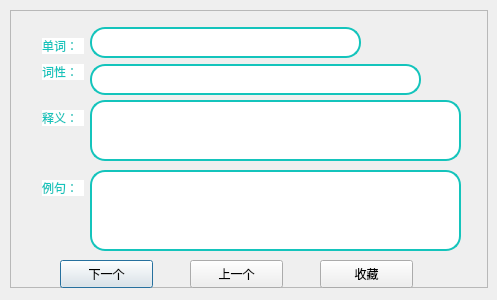
<?xml version="1.0" encoding="UTF-8"?>
<ui version="4.0">
 <class>Modify</class>
 <widget class="QDialog" name="Modify">
  <property name="geometry">
   <rect>
    <x>0</x>
    <y>0</y>
    <width>497</width>
    <height>300</height>
   </rect>
  </property>
  <property name="windowTitle">
   <string>Dialog</string>
  </property>
  <widget class="QFrame" name="frame">
   <property name="geometry">
    <rect>
     <x>10</x>
     <y>10</y>
     <width>478</width>
     <height>278</height>
    </rect>
   </property>
   <property name="styleSheet">
    <string notr="true">border-image: url();
border-image: url(:/new/pictures/pictures/10.png);</string>
   </property>
   <property name="frameShape">
    <enum>QFrame::StyledPanel</enum>
   </property>
   <property name="frameShadow">
    <enum>QFrame::Raised</enum>
   </property>
   <widget class="QLabel" name="label_5">
    <property name="geometry">
     <rect>
      <x>32</x>
      <y>28</y>
      <width>42</width>
      <height>16</height>
     </rect>
    </property>
    <property name="styleSheet">
     <string notr="true">font: 25 10
pt '微软雅黑 Light';
color: rgb(20,196,188);
border: none;border-radius:15px;
background-color: rgb(255, 255, 255);</string>
    </property>
    <property name="text">
     <string>单词：</string>
    </property>
   </widget>
   <widget class="QLineEdit" name="lineEdit_3">
    <property name="geometry">
     <rect>
      <x>80</x>
      <y>17</y>
      <width>271</width>
      <height>31</height>
     </rect>
    </property>
    <property name="font">
     <font>
      <family>微软雅黑 Light</family>
      <pointsize>9</pointsize>
      <weight>3</weight>
      <italic>false</italic>
      <bold>false</bold>
     </font>
    </property>
    <property name="styleSheet">
     <string notr="true">font: 25 9pt '微软雅黑 Light';
color: rgb(31,31,31);
padding-left:20px;
background-color: rgb(255, 255, 255);
border:2px solid rgb(20,196,188);
border-radius:15px;</string>
    </property>
    <property name="text">
     <string/>
    </property>
   </widget>
   <widget class="QLabel" name="label_6">
    <property name="geometry">
     <rect>
      <x>32</x>
      <y>54</y>
      <width>42</width>
      <height>16</height>
     </rect>
    </property>
    <property name="styleSheet">
     <string notr="true">font: 25 10
pt '微软雅黑 Light';
color: rgb(20,196,188);
border: none;border-radius:15px;
background-color: rgb(255, 255, 255);</string>
    </property>
    <property name="text">
     <string>词性：</string>
    </property>
   </widget>
   <widget class="QLabel" name="label_7">
    <property name="geometry">
     <rect>
      <x>32</x>
      <y>100</y>
      <width>42</width>
      <height>16</height>
     </rect>
    </property>
    <property name="styleSheet">
     <string notr="true">font: 25 10
pt '微软雅黑 Light';
color: rgb(20,196,188);
border: none;border-radius:15px;
background-color: rgb(255, 255, 255);</string>
    </property>
    <property name="text">
     <string>释义：</string>
    </property>
   </widget>
   <widget class="QTextEdit" name="textEdit_3">
    <property name="geometry">
     <rect>
      <x>80</x>
      <y>90</y>
      <width>371</width>
      <height>61</height>
     </rect>
    </property>
    <property name="font">
     <font>
      <family>微软雅黑 Light</family>
      <pointsize>9</pointsize>
      <weight>3</weight>
      <italic>false</italic>
      <bold>false</bold>
     </font>
    </property>
    <property name="cursor" stdset="0">
     <cursorShape>IBeamCursor</cursorShape>
    </property>
    <property name="styleSheet">
     <string notr="true">font: 25 9pt '微软雅黑 Light';
color: rgb(31,31,31);
padding-left:20px;
background-color: rgb(255, 255, 255);
border:2px solid rgb(20,196,188);
border-radius:15px;</string>
    </property>
   </widget>
   <widget class="QLabel" name="label_8">
    <property name="geometry">
     <rect>
      <x>32</x>
      <y>170</y>
      <width>42</width>
      <height>16</height>
     </rect>
    </property>
    <property name="styleSheet">
     <string notr="true">font: 25 10
pt '微软雅黑 Light';
color: rgb(20,196,188);
border: none;border-radius:15px;
background-color: rgb(255, 255, 255);</string>
    </property>
    <property name="text">
     <string>例句：</string>
    </property>
   </widget>
   <widget class="QTextEdit" name="textEdit_4">
    <property name="geometry">
     <rect>
      <x>80</x>
      <y>160</y>
      <width>371</width>
      <height>81</height>
     </rect>
    </property>
    <property name="font">
     <font>
      <family>微软雅黑 Light</family>
      <pointsize>9</pointsize>
      <weight>3</weight>
      <italic>false</italic>
      <bold>false</bold>
     </font>
    </property>
    <property name="cursor" stdset="0">
     <cursorShape>IBeamCursor</cursorShape>
    </property>
    <property name="styleSheet">
     <string notr="true">font: 25 9pt '微软雅黑 Light';
color: rgb(31,31,31);
padding-left:20px;
background-color: rgb(255, 255, 255);
border:2px solid rgb(20,196,188);border-radius:15px;</string>
    </property>
    <property name="html">
     <string>&lt;!DOCTYPE HTML PUBLIC &quot;-//W3C//DTD HTML 4.0//EN&quot; &quot;http://www.w3.org/TR/REC-html40/strict.dtd&quot;&gt;
&lt;html&gt;&lt;head&gt;&lt;meta name=&quot;qrichtext&quot; content=&quot;1&quot; /&gt;&lt;style type=&quot;text/css&quot;&gt;
p, li { white-space: pre-wrap; }
&lt;/style&gt;&lt;/head&gt;&lt;body style=&quot; font-family:'微软雅黑 Light'; font-size:9pt; font-weight:24; font-style:normal;&quot;&gt;
&lt;p style=&quot;-qt-paragraph-type:empty; margin-top:0px; margin-bottom:0px; margin-left:0px; margin-right:0px; -qt-block-indent:0; text-indent:0px; font-family:'SimSun'; font-weight:400;&quot;&gt;&lt;br /&gt;&lt;/p&gt;&lt;/body&gt;&lt;/html&gt;</string>
    </property>
   </widget>
   <widget class="QLineEdit" name="lineEdit_4">
    <property name="geometry">
     <rect>
      <x>80</x>
      <y>54</y>
      <width>331</width>
      <height>31</height>
     </rect>
    </property>
    <property name="font">
     <font>
      <family>微软雅黑 Light</family>
      <pointsize>9</pointsize>
      <weight>3</weight>
      <italic>false</italic>
      <bold>false</bold>
     </font>
    </property>
    <property name="styleSheet">
     <string notr="true">font: 25 9pt '微软雅黑 Light';
color: rgb(31,31,31);
padding-left:20px;
background-color: rgb(255, 255, 255);
border:2px solid rgb(20,196,188);border-radius:15px;</string>
    </property>
    <property name="text">
     <string/>
    </property>
   </widget>
   <widget class="QPushButton" name="upBtn">
    <property name="enabled">
     <bool>true</bool>
    </property>
    <property name="geometry">
     <rect>
      <x>50</x>
      <y>250</y>
      <width>93</width>
      <height>28</height>
     </rect>
    </property>
    <property name="cursor">
     <cursorShape>PointingHandCursor</cursorShape>
    </property>
    <property name="styleSheet">
     <string notr="true"/>
    </property>
    <property name="text">
     <string>下一个</string>
    </property>
   </widget>
   <widget class="QPushButton" name="dnBtn">
    <property name="geometry">
     <rect>
      <x>180</x>
      <y>250</y>
      <width>93</width>
      <height>28</height>
     </rect>
    </property>
    <property name="cursor">
     <cursorShape>PointingHandCursor</cursorShape>
    </property>
    <property name="text">
     <string>上一个</string>
    </property>
   </widget>
   <widget class="QPushButton" name="colBtn">
    <property name="geometry">
     <rect>
      <x>310</x>
      <y>250</y>
      <width>93</width>
      <height>28</height>
     </rect>
    </property>
    <property name="text">
     <string>收藏</string>
    </property>
   </widget>
  </widget>
 </widget>
 <resources/>
 <connections/>
</ui>
